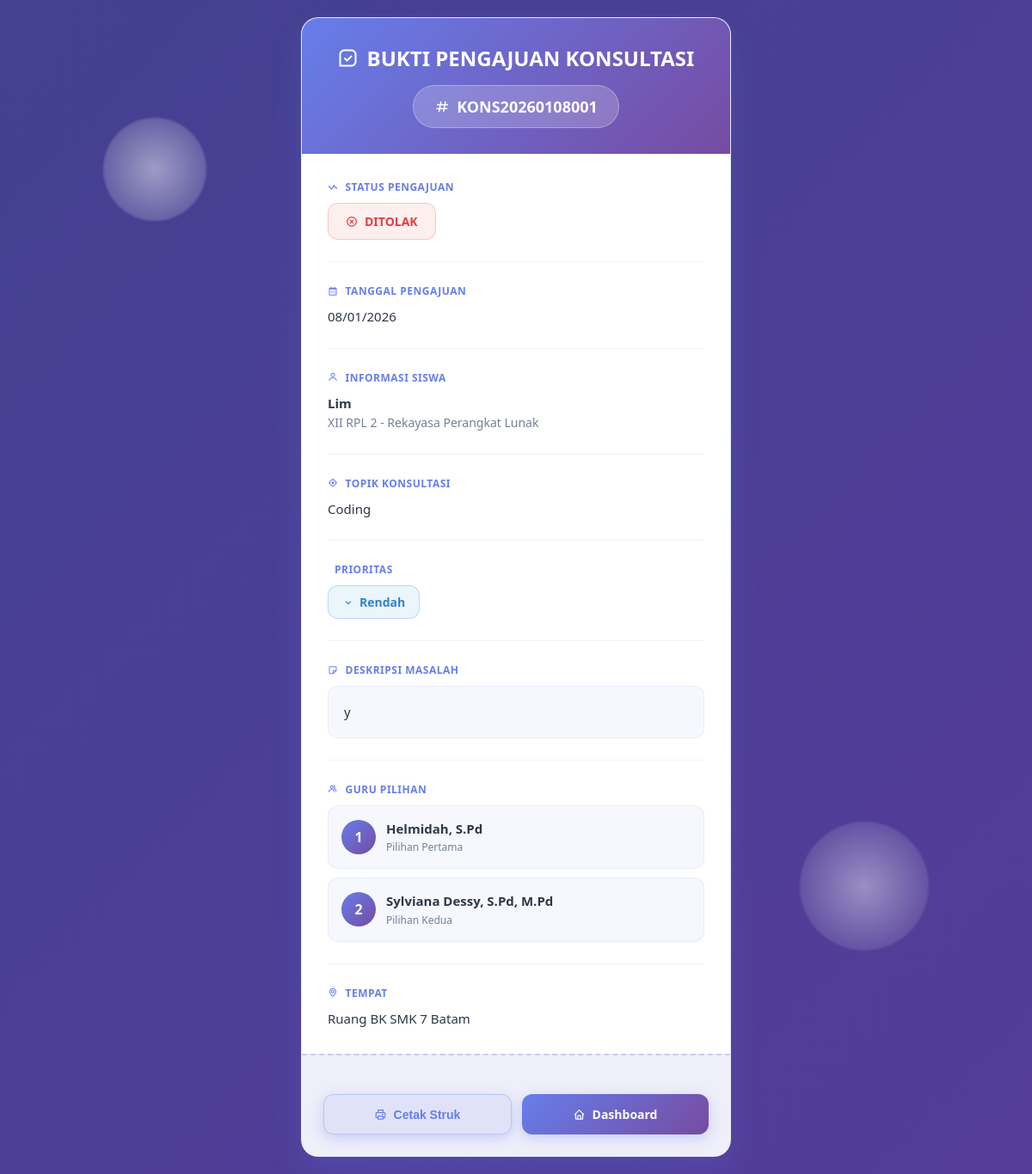
/struk_konsultasi.php?kode=KONS20260108001 (signed in), run on the app's committed database.
### tables this page shows
CREATE TABLE `konsultasi` (
  `ID` int(11) NOT NULL,
  `SISWA_ID` int(11) DEFAULT NULL,
  `GURU_BK_ID` int(11) DEFAULT NULL,
  `KODE_KONSULTASI` varchar(20) NOT NULL,
  `TANGGAL_PENGAJUAN` date NOT NULL,
  `TOPIK_KONSULTASI` varchar(200) NOT NULL,
  `DESKRIPSI_MASALAH` text DEFAULT NULL,
  `PRIORITAS` enum('Rendah','Sedang','Tinggi','Darurat') DEFAULT 'Sedang',
  `PILIHAN_GURU_1` int(11) DEFAULT NULL,
  `PILIHAN_GURU_2` int(11) DEFAULT NULL,
  `STATUS` enum('Menunggu','Disetujui','Ditolak','Selesai','Dibatalkan') DEFAULT 'Menunggu',
  `MODE_KONSULTASI` enum('Offline','Online') DEFAULT 'Offline',
  `TANGGAL_DISETUJUI` date DEFAULT NULL,
  `TANGGAL_KONSULTASI` date DEFAULT NULL,
  `JAM_KONSULTASI` time DEFAULT NULL,
  `TEMPAT_KONSULTASI` varchar(100) DEFAULT 'Ruang BK SMK 7 Batam',
  `MEETING_LINK` varchar(255) DEFAULT NULL,
  `KOMENTAR_GURU` text DEFAULT NULL,
  `SARAN_GURU` text DEFAULT NULL,
  `CATATAN_KONSULTASI` text DEFAULT NULL,
  `PERLU_TINDAK_LANJUT` enum('Ya','Tidak') DEFAULT 'Tidak',
  `CREATED_AT` timestamp NOT NULL DEFAULT current_timestamp(),
  `UPDATED_AT` timestamp NOT NULL DEFAULT current_timestamp() ON UPDATE current_timestamp()
);

CREATE TABLE `users` (
  `ID` int(11) NOT NULL,
  `USERNAME` varchar(100) NOT NULL,
  `PASSWORD` varchar(100) NOT NULL,
  `ROLE` enum('Admin','Guru_BK','Siswa') DEFAULT NULL,
  `NAMA_LENGKAP` varchar(100) NOT NULL,
  `EMAIL` varchar(100) DEFAULT NULL,
  `NO_TELEPON` varchar(15) DEFAULT NULL,
  `STATUS` enum('Aktif','Tidak_Aktif') DEFAULT 'Aktif',
  `CREATED_AT` timestamp NOT NULL DEFAULT current_timestamp(),
  `UPDATED_AT` timestamp NOT NULL DEFAULT current_timestamp() ON UPDATE current_timestamp()
);

CREATE TABLE `siswa` (
  `ID` int(11) NOT NULL,
  `USER_ID` int(11) DEFAULT NULL,
  `NIS` varchar(20) NOT NULL,
  `NISN` varchar(20) NOT NULL,
  `JENIS_KELAMIN` enum('L','P') NOT NULL,
  `TEMPAT_LAHIR` varchar(50) DEFAULT NULL,
  `TANGGAL_LAHIR` date DEFAULT NULL,
  `ALAMAT` text DEFAULT NULL,
  `AGAMA` varchar(20) DEFAULT NULL,
  `KELAS` varchar(10) DEFAULT NULL,
  `JURUSAN` varchar(50) DEFAULT NULL,
  `CREATED_AT` timestamp NOT NULL DEFAULT current_timestamp(),
  `UPDATED_AT` timestamp NOT NULL DEFAULT current_timestamp() ON UPDATE current_timestamp(),
  `ANGKATAN` int(11) DEFAULT NULL
);

### struk_konsultasi.php (the view, shortened to what this page needs)
<?php
include 'koneksi.php';
$kode_konsultasi = $_GET['kode'];
$konsultasi = null;
try {
    $sql_konsultasi = "SELECT
        k.*,
        u_siswa.NAMA_LENGKAP as NAMA_SISWA,
        s.KELAS,
        s.JURUSAN,
        u_guru1.NAMA_LENGKAP as GURU_1,
        u_guru2.NAMA_LENGKAP as GURU_2,
        u_guru_penanggung.NAMA_LENGKAP as GURU_PENANGGUNG_JAWAB
    FROM konsultasi k
    JOIN siswa s ON k.SISWA_ID = s.ID
    JOIN users u_siswa ON s.USER_ID = u_siswa.ID
    LEFT JOIN guru_bk g1 ON k.PILIHAN_GURU_1 = g1.ID
    LEFT JOIN users u_guru1 ON g1.USER_ID = u_guru1.ID
    LEFT JOIN guru_bk g2 ON k.PILIHAN_GURU_2 = g2.ID
    LEFT JOIN users u_guru2 ON g2.USER_ID = u_guru2.ID
    LEFT JOIN guru_bk g_penanggung ON k.GURU_BK_ID = g_penanggung.ID
    LEFT JOIN users u_guru_penanggung ON g_penanggung.USER_ID = u_guru_penanggung.ID
    WHERE k.KODE_KONSULTASI = ?";
    $stmt_konsultasi = $koneksi->prepare($sql_konsultasi);
    $stmt_konsultasi->bind_param("s", $kode_konsultasi);
    $stmt_konsultasi->execute();
    $result = $stmt_konsultasi->get_result();
    $konsultasi = $result->fetch_assoc();
} catch (Exception $e) {
    $error = "Terjadi kesalahan: " . $e->getMessage();
}
?>
<!DOCTYPE html>
<html lang="id">
<head>
    <link href="https://unpkg.com/boxicons@2.1.4/css/boxicons.min.css" rel="stylesheet">
</head>
<body>
    <div class="floating"></div>
    <div class="floating"></div>
    <div class="struk-container">
        <div class="struk-header">
            <h1><i class='bx bx-message-square-check'></i> BUKTI PENGAJUAN KONSULTASI</h1>
            <div class="kode-konsultasi">
                <i class='bx bx-hash'></i>
                <?php echo htmlspecialchars($konsultasi['KODE_KONSULTASI']); ?>
            </div>
        </div>
        <div class="struk-content">
            <div class="info-item">
                <div class="info-label"><i class='bx bx-stats'></i> Status Pengajuan</div>
                <div class="info-value">
                    <?php if ($konsultasi['STATUS'] == 'Menunggu'): ?>
                        <span class="status-badge status-pending">
                            <i class='bx bx-time'></i> MENUNGGU APPROVAL
                        </span>
                    <?php elseif ($konsultasi['STATUS'] == 'Disetujui'): ?>
                        <span class="status-badge status-approved">
                            <i class='bx bx-check-circle'></i> DISETUJUI
                        </span>
                    <?php elseif ($konsultasi['STATUS'] == 'Ditolak'): ?>
                        <span class="status-badge status-rejected">
                            <i class='bx bx-x-circle'></i> DITOLAK
                        </span>
                    <?php else: ?>
                        <span class="status-badge status-pending">
                            <i class='bx bx-time'></i> <?php echo htmlspecialchars($konsultasi['STATUS']); ?>
                        </span>
                    <?php endif; ?>
                </div>
            </div>
            <div class="info-item">
                <div class="info-label"><i class='bx bx-calendar'></i> Tanggal Pengajuan</div>
                <div class="info-value"><?php echo date('d/m/Y', strtotime($konsultasi['TANGGAL_PENGAJUAN'])); ?></div>
            </div>
            <div class="info-item">
                <div class="info-label"><i class='bx bx-user'></i> Informasi Siswa</div>
                <div class="info-value">
                    <strong><?php echo htmlspecialchars($konsultasi['NAMA_SISWA']); ?></strong><br>
                    <span style="color: #718096; font-size: 14px;">
                        <?php echo htmlspecialchars($konsultasi['KELAS']); ?> - <?php echo htmlspecialchars($konsultasi['JURUSAN']); ?>
                    </span>
                </div>
            </div>
            <div class="info-item">
                <div class="info-label"><i class='bx bx-target-lock'></i> Topik Konsultasi</div>
                <div class="info-value"><?php echo htmlspecialchars($konsultasi['TOPIK_KONSULTASI']); ?></div>
            </div>
            <div class="info-item">
                <div class="info-label"><i class='bx bx-bolt'></i> Prioritas</div>
                <div class="info-value">
                    <?php
                    $prioritas_classes = [
                        'Rendah' => 'priority-rendah',
                        'Sedang' => 'priority-sedang',
                        'Tinggi' => 'priority-tinggi',
                        'Darurat' => 'priority-darurat'
                    ];
                    $prioritas_icons = [
                        'Rendah' => 'bx bx-chevron-down',
                        'Sedang' => 'bx bx-minus',
                        'Tinggi' => 'bx bx-chevron-up',
                        'Darurat'=> 'bx bx-error'
                    ];
                    $prioritas = $konsultasi['PRIORITAS'];
                    $icon = isset($prioritas_icons[$prioritas]) ? $prioritas_icons[$prioritas] : 'bx bx-chevron-down';
                    $class = isset($prioritas_classes[$prioritas]) ? $prioritas_classes[$prioritas] : 'priority-rendah';
                    ?>
                    <span class="priority-badge <?php echo $class; ?>">
                        <i class='<?php echo $icon; ?>'></i> <?php echo $prioritas; ?>
                    </span>
                </div>
            </div>
            <div class="info-item">
                <div class="info-label"><i class='bx bx-note'></i> Deskripsi Masalah</div>
                <div class="deskripsi-masalah">
                    <div class="info-value"><?php echo nl2br(htmlspecialchars($konsultasi['DESKRIPSI_MASALAH'])); ?></div>
                </div>
            </div>
            <div class="info-item">
                <div class="info-label"><i class='bx bx-group'></i> Guru Pilihan</div>
                <div class="info-value">
                    <div class="guru-info">
                        <div class="guru-avatar">1</div>
                        <div class="guru-details">
                            <div class="guru-name"><?php echo htmlspecialchars($konsultasi['GURU_1']); ?></div>
                            <div class="guru-role">Pilihan Pertama</div>
                        </div>
                    </div>
                    <div class="guru-info">
                        <div class="guru-avatar">2</div>
                        <div class="guru-details">
                            <div class="guru-name"><?php echo htmlspecialchars($konsultasi['GURU_2']); ?></div>
                            <div class="guru-role">Pilihan Kedua</div>
                        </div>
                    </div>
                </div>
            </div>
            <?php if (!empty($konsultasi['TEMPAT_KONSULTASI'])): ?>
            <div class="info-item">
                <div class="info-label"><i class='bx bx-map'></i> Tempat</div>
                <div class="info-value"><?php echo htmlspecialchars($konsultasi['TEMPAT_KONSULTASI']); ?></div>
            </div>
            <?php endif; ?>
        </div>
        <div class="struk-footer">
            <div class="btn-group">
                <button onclick="window.print()" class="btn btn-secondary">
                    <i class='bx bx-printer'></i> Cetak Struk
                </button>
                <a href="dashboard_siswa.php" class="btn btn-primary">
                    <i class='bx bx-home'></i> Dashboard
                </a>
            </div>
        </div>
    </div>
</body>
</html>

### data on the page
konsultasi: KODE_KONSULTASI "KONS20260108001", TANGGAL_PENGAJUAN "08/01/2026", users.NAMA_LENGKAP "Lim", SISWA_ID.KELAS "XII RPL 2", SISWA_ID.JURUSAN "Rekayasa Perangkat Lunak", TOPIK_KONSULTASI "Coding", PRIORITAS "Rendah", DESKRIPSI_MASALAH "y", users.NAMA_LENGKAP "Helmidah, S.Pd", users.NAMA_LENGKAP "Sylviana Dessy, S.Pd, M.Pd", TEMPAT_KONSULTASI "Ruang BK SMK 7 Batam"
